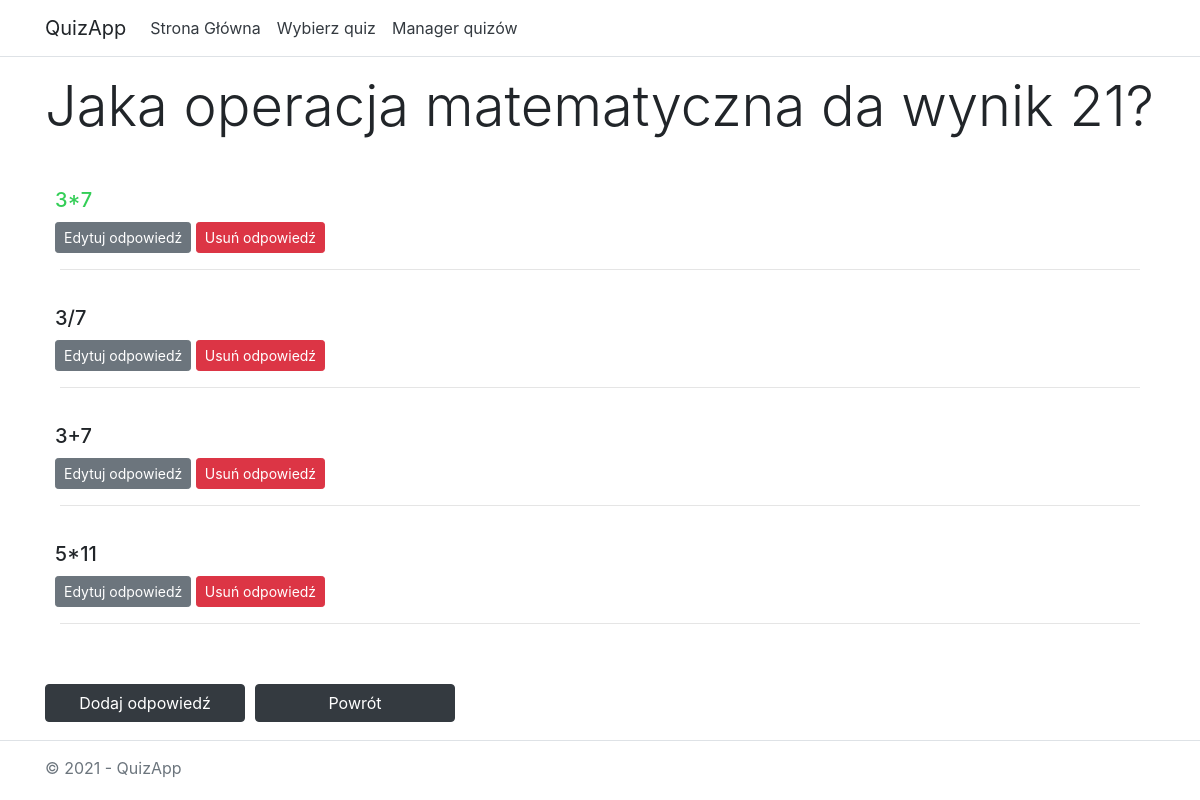
The app's page /quizzes/edit_question/17/, older data.
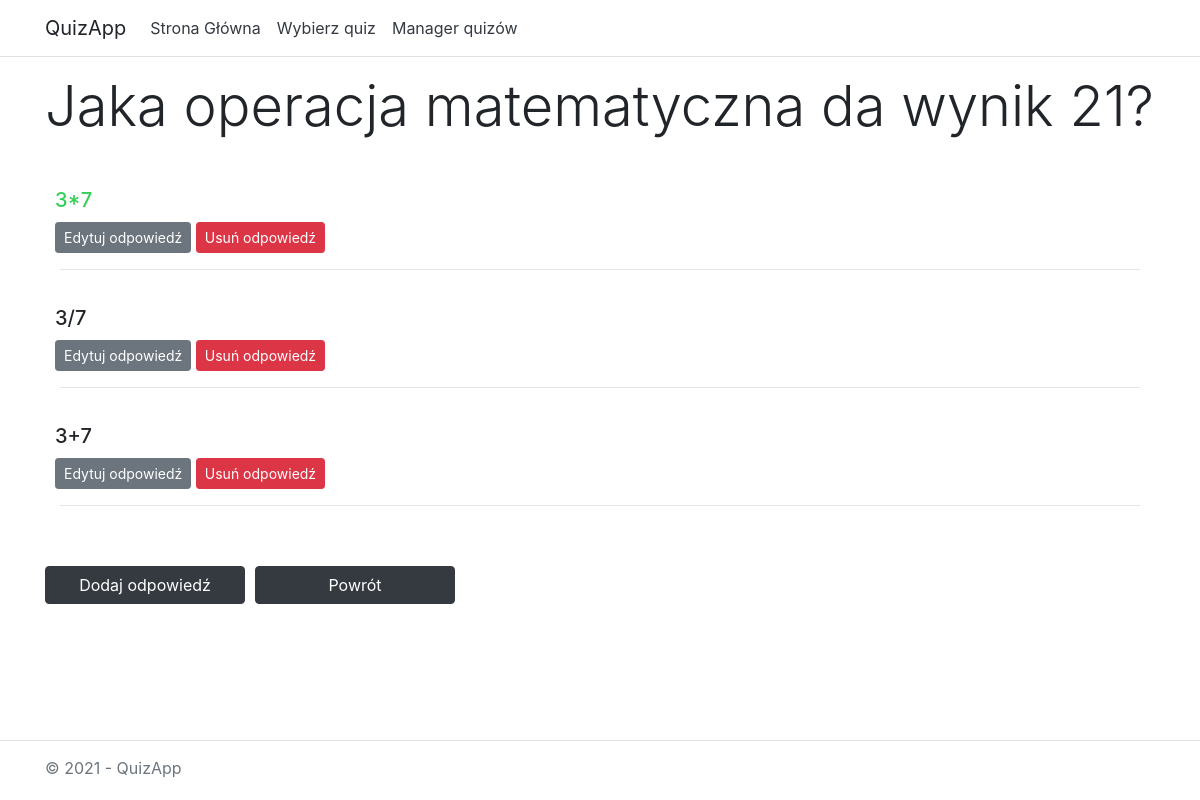
The same page, newer data.
### quizzes/models.py (models this page shows, shortened)
class Answer(models.Model):
    question = models.ForeignKey(Question, on_delete=models.CASCADE)
    contents = models.CharField(max_length=512)
    is_true = models.BooleanField(default=False)

### quizzes/views.py (the view)
# urls.py: path('edit_question/<int:question_id>/', views.edit_question, name='edit_question'),
def edit_question(request, question_id):
    question = get_object_or_404(Question, id=question_id)
    template = loader.get_template('quizzes/edit_question.html')
    context = {
        'question': question,
        'quiz_id': question.quiz_id
    }
    return HttpResponse(template.render(context, request))

### quizzes/templates/quizzes/edit_question.html (shortened to what this page needs)
{% load static %}
<!DOCTYPE html>
<html lang="en">
<head>
    <link rel="stylesheet" type="text/css" href="{% static 'quizzes/bootstrap.css' %}" />
</head>
<body>
    <header>
        <nav class="navbar navbar-expand-sm navbar-toggleable-sm navbar-light bg-white border-bottom box-shadow mb-3">
            <div class="container">
                <a class="navbar-brand" style="user-select: none" >QuizApp</a>
                <div class="navbar-collapse collapse d-sm-inline-flex justify-content-between">
                    <ul class="navbar-nav flex-grow-1">
                        <li class="nav-item">
                            <a href="/quizzes/" class="nav-link text-dark" >Strona Główna</a>
                        </li>
                        <li class="nav-item">
                            <a href="/quizzes/select" class="nav-link text-dark" >Wybierz quiz</a>
                        </li>
                        <li class="nav-item">
                            <a href="/quizzes/manage" class="nav-link text-dark" >Manager quizów</a>
                        </li>
                    </ul>
                </div>
            </div>
        </nav>
    </header>
    <div class="container" style="padding-bottom: 60px">
        <main role="main" class="pb-3">
            <div class="container">
                    <div class="row" style="margin-bottom: 20px">
                    <h1 class="display-4">{{ question.contents }}</h1>
                    </div>
                    {% if question.answer_set.all|length == 0 %}
                    <div class="row" style="margin-top: 30px">
                        <h3>Pytanie nie zawiera jeszcze żadnych odpowiedzi.</h3>
                    </div>
                    {% else %}
                    {% for answer in question.answer_set.all %}
                        <div class="row" style="margin-left: -5px">
                            <div class="media">
                                <div class="media-body">
                                    {% if answer.is_true %}
                                    <h5 style="margin-top: 20px; margin-bottom: 10px; color: #34ce57">{{ answer.contents }}</h5>
                                    {% else %}
                                    <h5 style="margin-top: 20px; margin-bottom: 10px">{{ answer.contents }}</h5>
                                    {% endif %}
                                    <button onclick="toggle('updateAnswerDiv{{ answer.id }}')" id="updateAnswer" class="btn btn-secondary btn-sm" >Edytuj odpowiedź</button>
                                    <a href="{% url 'delete_answer' answer.id %}" class="btn btn-danger btn-sm" role="button" style="color:white">Usuń odpowiedź</a>
                                </div>
                            </div>
                        </div>
                        <hr>
                    {% endfor %}
                    {% endif %}
                    <div class="row" style="margin-top: 60px">
                        <button onclick="toggle('addNewAnswerDiv')" id="addNewAnswer" class="btn btn-dark" style="width: 200px">Dodaj odpowiedź</button>
                        <a href="{% url 'edit' quiz_id %}" class="btn btn-dark" style="width: 200px; margin-left: 10px">Powrót</a>
                    </div>
            </div>
        </main>
    </div>
    <div class="navbar-fixed-bottom" style="position: fixed; height: 60px; bottom: 0; width: 100%; user-select: none; z-index: 100; background-color: white">
    <footer class="border-top footer text-muted" >
        <div class="container" style="margin-top: 15px">
            &copy; 2021 - QuizApp
        </div>
    </footer>
    </div>
</body>
</html>

Row changes from the older to the newer data that the page shows:
removed Answer: contents "5*11"
